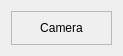
<?xml version="1.0" encoding="UTF-8"?>
<ui version="4.0">
 <class>CameraGetter</class>
 <widget class="QWidget" name="CameraGetter">
  <property name="geometry">
   <rect>
    <x>0</x>
    <y>0</y>
    <width>123</width>
    <height>55</height>
   </rect>
  </property>
  <property name="windowTitle">
   <string>Form</string>
  </property>
  <layout class="QHBoxLayout" name="horizontalLayout">
   <item>
    <widget class="QFrame" name="frame">
     <property name="frameShape">
      <enum>QFrame::StyledPanel</enum>
     </property>
     <property name="frameShadow">
      <enum>QFrame::Raised</enum>
     </property>
     <layout class="QHBoxLayout" name="horizontalLayout_2">
      <item>
       <widget class="QLabel" name="label">
        <property name="text">
         <string>Camera</string>
        </property>
        <property name="alignment">
         <set>Qt::AlignCenter</set>
        </property>
       </widget>
      </item>
     </layout>
    </widget>
   </item>
  </layout>
 </widget>
 <resources/>
 <connections/>
</ui>
